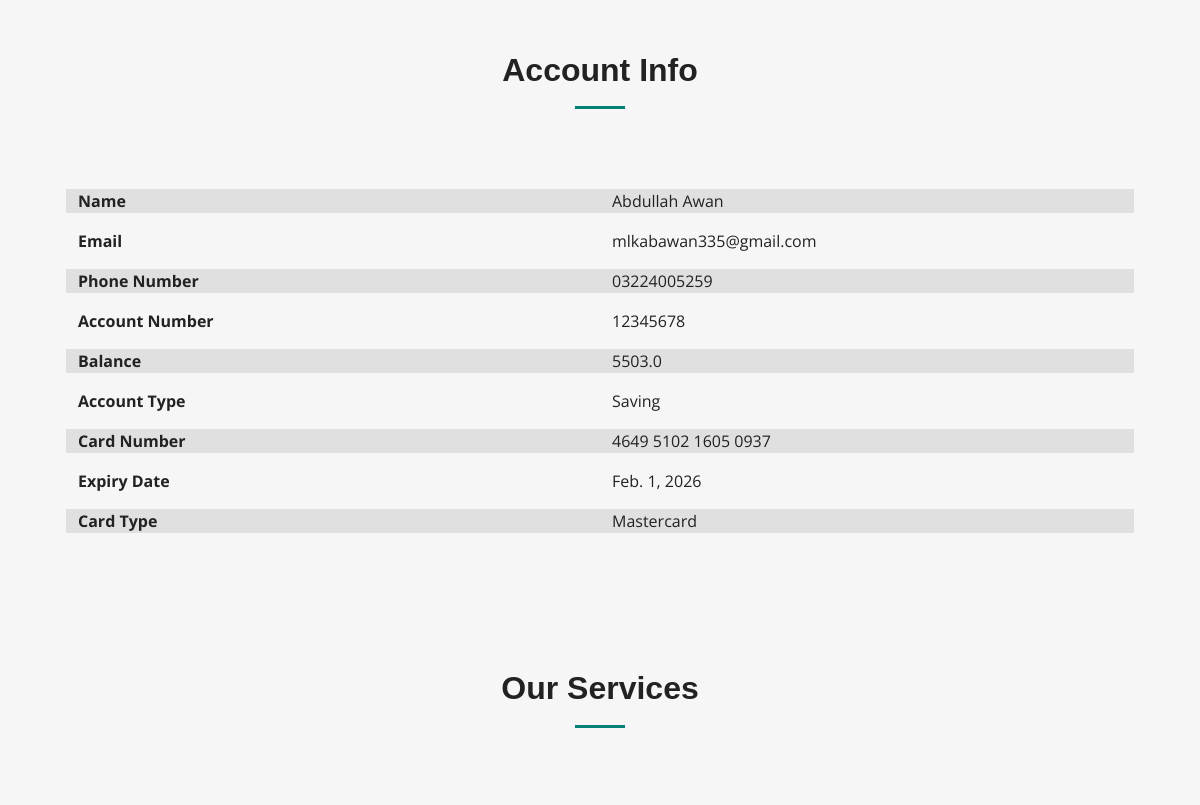
Before: /accountInfo/ (signed in, middle part) with the older database file.
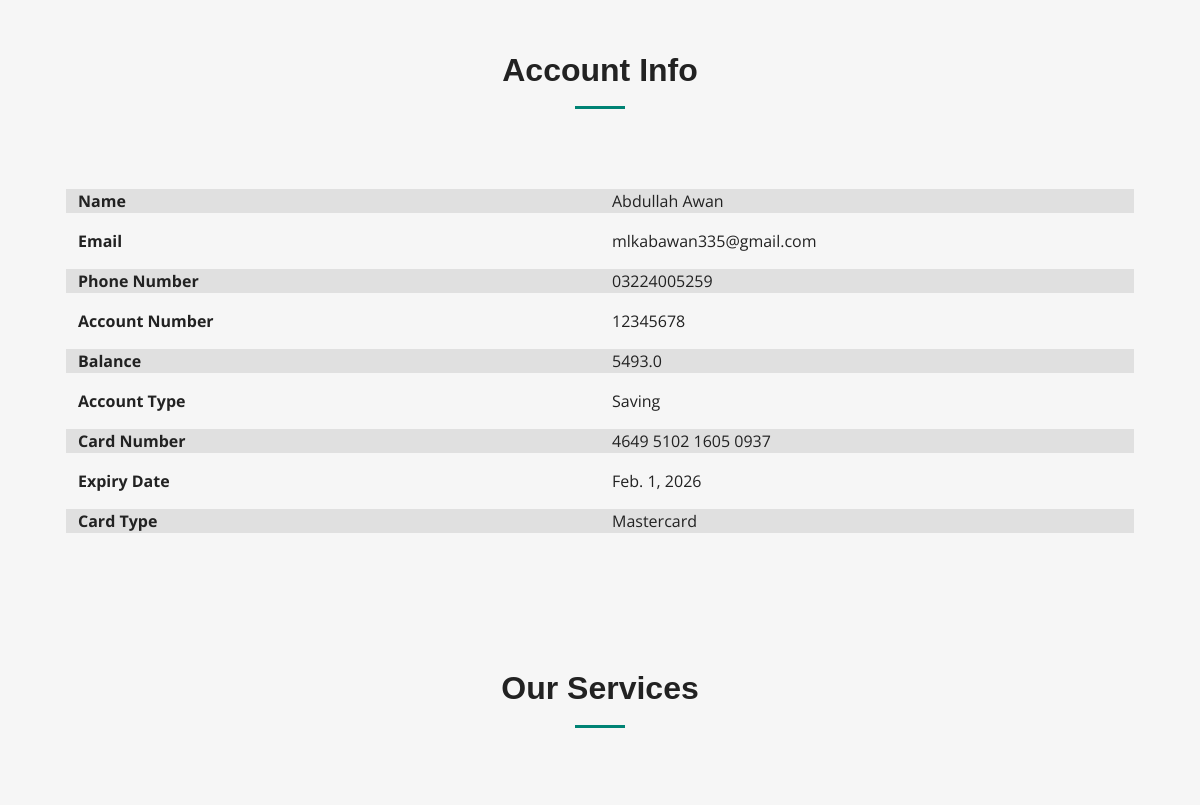
After: the same page with the newer database file.
### app/models.py (models this page shows)
class Accounts(models.Model):
    SAVING = 'Saving'
    CURRENT = 'Current'
    FIXED_DEPOSIT = 'Fixed Deposit'
    ACCOUNT_TYPE_CHOICES = [
        (SAVING, 'Saving'),
        (CURRENT, 'Current'),
        (FIXED_DEPOSIT, 'Fixed Deposit'),
    ]
    ACTIVE = 'Active'
    INACTIVE = 'Inactive'
    STATUS_CHOICES = [
        (ACTIVE, 'Active'),
        (INACTIVE, 'Inactive'),
    ]
    user = models.ForeignKey(User, on_delete=models.CASCADE)
    account_number = models.CharField(max_length=100, unique=True)
    balance = models.FloatField()
    account_type = models.CharField(max_length=20, choices=ACCOUNT_TYPE_CHOICES, default=CURRENT)
    status = models.CharField(max_length=20, choices=STATUS_CHOICES, default=ACTIVE)
    bank_id = models.ForeignKey('Banks', on_delete=models.CASCADE, default=11)

### app/views.py (the view)
# urls.py: path('accountInfo/', views.accountInfo, name="accountInfo"),
def accountInfo(request):
    user_id = request.session.get('user')  # Make sure this session key is correct
    user = get_object_or_404(User, pk=user_id)
    account = get_object_or_404(Accounts, user_id=user)  # Use user instance here
    card = get_object_or_404(ATMcards, accounts_id=account)  # Use account instance here
    print(user,account,card)
    print(card.expiry_date)
    return render(request,'dashboard/accountInfo.html',{'User' : user, 'Account' : account,'ATMcards': card, 'services': services})

### app/templates/Dashboard/accountInfo.html (shortened to what this page needs)
{% extends 'dashboard/index.html' %}
{% load static %}
{% block content %}
<section id="services" class="services sections-bg">
    <div class="container" data-aos="fade-up">
        <div class="section-header">
            <h2>Account Info</h2>
        </div>
        <div class="container">
            <div class="row mb-3" style="background-color: #E0E0E0;">
                <div class="col-6 fw-bold">Name</div>
                <div class="col-6">{{ User.name }}</div>
              </div>
              <div class="row mb-3">
                <div class="col-6 fw-bold">Email</div>
                <div class="col-6">{{ User.email }}</div>
              </div>
              <div class="row mb-3" style="background-color: #E0E0E0;">
                <div class="col-6 fw-bold">Phone Number</div>
                <div class="col-6">{{ User.phone }}</div>
              </div>
            <div class="row mb-3" >
              <div class="col-6 fw-bold">Account Number</div>
              <div class="col-6">{{ Account.account_number }}</div>
            </div>
            <div class="row mb-3" style="background-color: #E0E0E0;">
              <div class="col-6 fw-bold">Balance</div>
              <div class="col-6">{{ Account.balance }}</div>
            </div>
            <div class="row mb-3" >
              <div class="col-6 fw-bold">Account Type</div>
              <div class="col-6">{{ Account.account_type }}</div>
            </div>
            <div class="row mb-3" style="background-color: #E0E0E0;">
              <div class="col-6 fw-bold">Card Number</div>
              <div class="col-6">{{ ATMcards.card_number }}</div>
            </div>
            <div class="row mb-3" >
              <div class="col-6 fw-bold">Expiry Date</div>
              <div class="col-6">{{ ATMcards.expiry_date }}</div>
            </div>
            <div class="row mb-3" style="background-color: #E0E0E0;">
              <div class="col-6 fw-bold">Card Type</div>
              <div class="col-6">{{ ATMcards.card_type }}</div>
            </div>
          </div>
    </div>
</section>
<section id="services" class="services sections-bg">
    <div class="container" data-aos="fade-up">
        <div class="section-header">
            <h2>Our Services</h2>
        </div>
        <div class="row gy-4" data-aos="fade-up" data-aos-delay="100">
        </div>
    </div>
</section>
{% endblock content %}

Changed rows visible on the page:
changed Accounts "Saving": balance "5503.0" → "5493.0"
